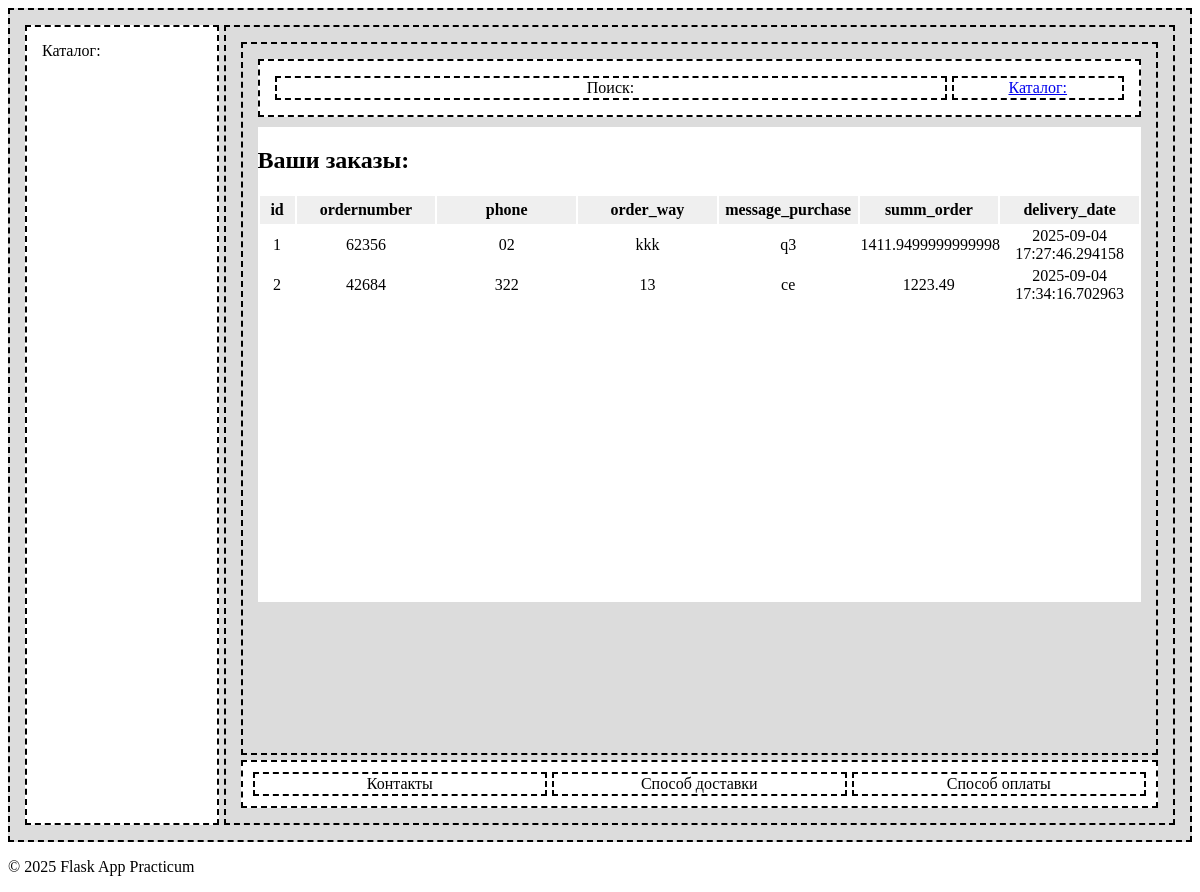
The app's page /order (signed in) with its own data.
### app.py (models this page shows, shortened)
class Order(db.Model):
    __tablename__ = 'order'
    id = db.Column(db.Integer, unique=True,
                   primary_key=True, nullable=True)
    ordernumber = db.Column(db.Integer, nullable=True)
    phone = db.Column(db.String(220), nullable=True)
    order_way = db.Column(db.String(220), nullable=True)
    message_purchase = db.Column(db.String(220), nullable=True)
    summ_order = db.Column(db.Integer, nullable=True)
    delivery_date = db.Column(db.String(220), nullable=True)

### app.py (the view)
@app.route('/order')
@login_required
def orderview():
    orders = Order.query.all()
    return render_template("orderview.html", orders=orders)

### app.py (called while the page is built)
@login_manager.user_loader
def load_user(user_id):
    return Users.query.get(int(user_id))

### templates/orderview.html (shortened to what this page needs)
{%extends 'base.html'%}
{%block content_0%}
<div class="block-cataloge">Каталог:
</div>
{%endblock%}
{%block content%}
<div class="row-1">
    <div class="block-birck">Поиск:</div>
    <div class="block-birck" style="width: 25%;"><a href="{{url_for('dashboard')}}">Каталог:</a></div>
</div>
<div class="row-3">
    <h2>Ваши заказы:</h2>
    <table style="width: 100%;">
        <thead>
            <th style="width: 25px;">id</th>
            <th>ordernumber</th>
            <th>phone</th>
            <th>order_way</th>
            <th>message_purchase</th>
            <th>summ_order</th>
            <th>delivery_date</th>
        </thead>
        <div>{%for item in orders%}
            <tbody>
                <tr>
                    <td style="width: 25px;">{{item.id}}</td>
                    <td>{{item.ordernumber}}</td>
                    <td>{{item.phone}}</td>
                    <td>{{item.order_way}}</td>
                    <td>{{item.message_purchase}}</td>
                    <td>{{item.summ_order}}</td>
                    <td>{{item.delivery_date}}</td>
                </tr>
            </tbody>
            {%endfor%}
        </div>
    </table>
</div>
</div>{%endblock%}

### templates/base.html (shortened to what this page needs)
<!DOCTYPE html>
<html lang="en">
<head>
    <link rel="stylesheet" href="{{ url_for('static', filename='css/styles.css') }}">
</head>
<body>
    <main>
        <div class="block-main">
            {% block content_0 %}{% endblock %}
            <div class="block-part2">
                <div class="block-custom">
                    {% block content %}{% endblock %}
                    <div class="row-4">
                        <div class="block-birck">Контакты</div>
                        <div class="block-birck">Способ доставки</div>
                        <div class="block-birck">Способ оплаты</div>
                    </div>
                </div>
            </div>
    </main>
    <footer>
        <p>&copy; 2025 Flask App Practicum</p>
    </footer>
</body>
</html>

### static/css/styles.css (style rules this page uses)
.block-custom { height: 400px; border: 2px dashed black; padding: 15px; display: flex; flex-direction: column; gap: 5px; }
.block-main { height: 800px; border: 2px dashed black; padding: 15px; display: flex; flex-direction: row; gap: 5px; background-color: gainsboro; }
.block-cataloge { width: 200px; border: 2px dashed black; padding: 15px; display: flex; flex-direction: column; gap: 5px; background-color: white; }
.block-part2 { width: 100%; border: 2px dashed black; padding: 15px; display: flex; flex-direction: column; gap: 5px; }
.block-custom { height: 100%; border: 2px dashed black; padding: 15px; }
table { table-layout: fixed; text-align: center; }
table th { font-weight: bold; padding: 5px; background: #efefef; }
body main .block-main .block-part2 .block-custom .row-1 { border: 2px dashed black; padding: 15px; display: flex; flex-direction: row; gap: 5px; }
body main .block-main .block-part2 .block-custom .row-3 { height: 70%; }
.row-1 { background-color: white; }
.row-3 { overflow: scroll; height: 100%; background-color: white; }
.row-4 { border: 2px dashed black; padding: 10px; display: flex; flex-direction: row; gap: 5px; background-color: white; }
.block-birck { width: 100%; justify-content: center; border: 2px dashed black; padding: 1px; display: flex; }

### records on screen
Order: id "1", ordernumber "62356", phone "02", order_way "kkk", message_purchase "q3", summ_order "1411.9499999999998", delivery_date "2025-09-04 17:27:46.294158"
Order: id "2", ordernumber "42684", phone "322", order_way "13", message_purchase "ce", summ_order "1223.49", delivery_date "2025-09-04 17:34:16.702963"
